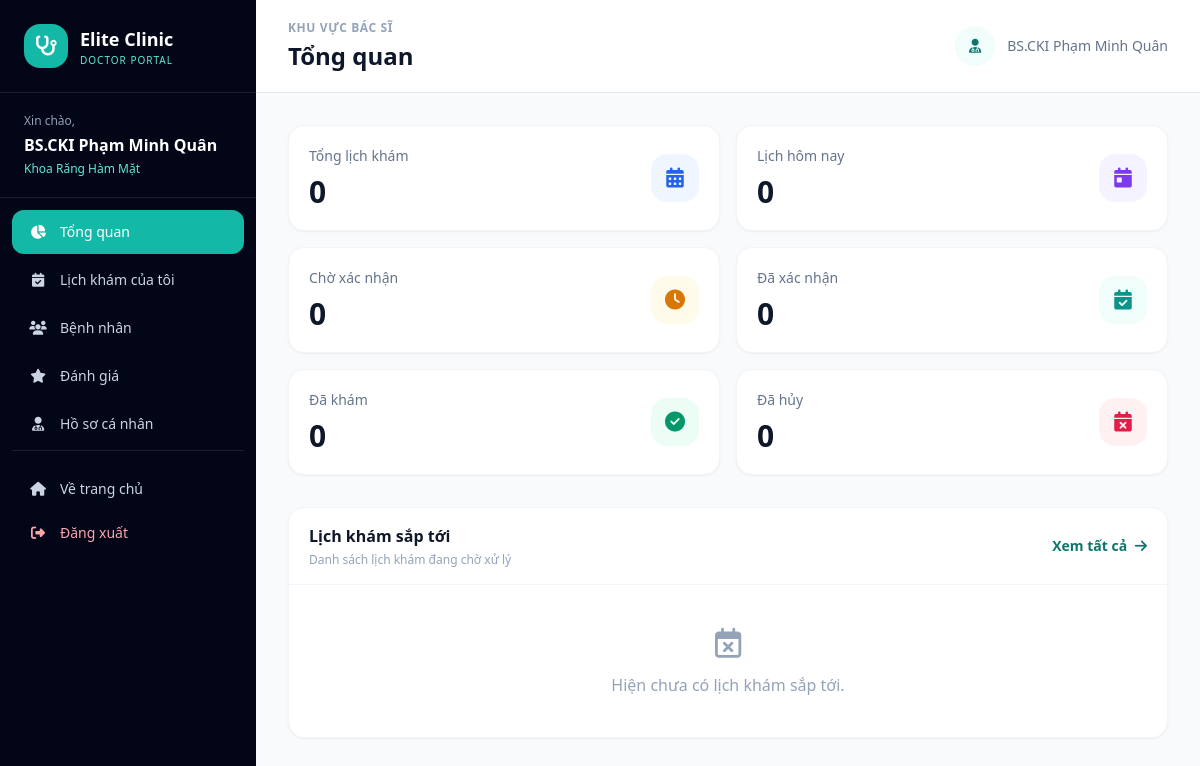
The page /index.php?act=bac-si-dashboard (signed in) on the database its author committed.
### tables this page shows
CREATE TABLE bac_si (
    ma_bac_si INT AUTO_INCREMENT PRIMARY KEY,
    ma_nguoi_dung INT NOT NULL UNIQUE,
    ma_chuyen_khoa INT NOT NULL,
    ten_bac_si VARCHAR(100) NOT NULL,
    bang_cap VARCHAR(150) NULL,
    so_nam_kinh_nghiem INT NOT NULL DEFAULT 0,
    gioi_thieu TEXT NULL,
    phi_kham DECIMAL(12,2) NOT NULL DEFAULT 0,
    hinh_anh VARCHAR(255) NULL,
    ngay_tao TIMESTAMP DEFAULT CURRENT_TIMESTAMP,

    CONSTRAINT fk_bac_si_nguoi_dung
        FOREIGN KEY (ma_nguoi_dung) REFERENCES nguoi_dung(ma_nguoi_dung)
        ON UPDATE CASCADE ON DELETE CASCADE,

    CONSTRAINT fk_bac_si_chuyen_khoa
        FOREIGN KEY (ma_chuyen_khoa) REFERENCES chuyen_khoa(ma_chuyen_khoa)
        ON UPDATE CASCADE ON DELETE RESTRICT
);

CREATE TABLE chuyen_khoa (
    ma_chuyen_khoa INT AUTO_INCREMENT PRIMARY KEY,
    ten_chuyen_khoa VARCHAR(100) NOT NULL UNIQUE,
    mo_ta TEXT NULL,
    hinh_anh VARCHAR(255) NULL,
    ngay_tao TIMESTAMP DEFAULT CURRENT_TIMESTAMP
);

### controllers/BacSiController.php (called while the page is built, shortened)
<?php
require_once __DIR__ . '/../config/Database.php';
require_once __DIR__ . '/../models/BacSiQuanLy.php';
class BacSiController
{
    public function __construct()
    {
        $this->maNguoiDung = (int)(
            $_SESSION['user']['ma_nguoi_dung']
            ?? $_SESSION['ma_nguoi_dung']
            ?? 0
        );
        $database = new Database();
        $this->db = $database->getConnection();
        $this->model = new BacSiQuanLy($this->db);
        $doctor = $this->model->getDoctorByUserId(
            $this->maNguoiDung
        );
    }
    private function render(
        string $view,
        string $title,
        string $active,
        array $data = []
    ): void {
        extract($data, EXTR_SKIP);
        $pageTitle = $title;
        $activeMenu = $active;
        $layoutFile = __DIR__ . '/../views/layout_bac_si.php';
        require $layoutFile;
    }
    public function dashboard(): void
    {
        $this->render(
            'dashboard_bac_si',
            'Tổng quan',
            'dashboard',
            compact('stats', 'lichSapToi')
        );
    }
}

### models/BacSiQuanLy.php (called while the page is built, shortened)
<?php
class BacSiQuanLy {
    private PDO $db;
    public function __construct(PDO $db) {
        $this->db = $db;
    }
    public function getDoctorByUserId(int $maNguoiDung): ?array {
        $sql = "SELECT bs.*, nd.ho_ten, nd.email, nd.so_dien_thoai,
                       nd.gioi_tinh, nd.ngay_sinh, nd.dia_chi,
                       ck.ten_chuyen_khoa
                FROM bac_si bs
                INNER JOIN nguoi_dung nd
                    ON nd.ma_nguoi_dung = bs.ma_nguoi_dung
                LEFT JOIN chuyen_khoa ck
                    ON ck.ma_chuyen_khoa = bs.ma_chuyen_khoa
                WHERE bs.ma_nguoi_dung = :id
                LIMIT 1";
        $stmt = $this->db->prepare($sql);
        $stmt->execute([':id' => $maNguoiDung]);
        $row = $stmt->fetch(PDO::FETCH_ASSOC);
        return $row ?: null;
    }
}

### config/Database.php (called while the page is built)
<?php
class Database {
    private $host = "127.0.0.1";
    private $db_name = "quanlyphongkham";
    private $username = "root";
    private $password = "";
    private $port = "3307";
    public function getConnection(): PDO {
        $dsn = "mysql:host={$this->host};port={$this->port};dbname={$this->db_name};charset=utf8mb4";
        try {
            $conn = new PDO($dsn, $this->username, $this->password, [
                PDO::ATTR_ERRMODE => PDO::ERRMODE_EXCEPTION,
                PDO::ATTR_DEFAULT_FETCH_MODE => PDO::FETCH_ASSOC,
                PDO::ATTR_EMULATE_PREPARES => false
            ]);
            return $conn;
        } catch (PDOException $e) {
            throw new RuntimeException(
                "Không thể kết nối cơ sở dữ liệu: " . $e->getMessage(),
                0,
                $e
            );
        }
    }
}

### views/layout_bac_si.php (the view, shortened to what this page needs)
<?php
if (!function_exists('bs_e')) {
    function bs_e($value): string
    {
        return htmlspecialchars(
            (string)($value ?? ''),
            ENT_QUOTES,
            'UTF-8'
        );
    }
}
$doctorSession = $_SESSION['bac_si'] ?? [];
$doctorName = $doctorSession['ten_bac_si']
    ?? ($_SESSION['user']['ho_ten'] ?? 'Bác sĩ');
?>
<!DOCTYPE html>
<html lang="vi">
<head>
    <script src="https://cdn.tailwindcss.com"></script>
    <link rel="stylesheet"
          href="https://cdnjs.cloudflare.com/ajax/libs/font-awesome/6.5.0/css/all.min.css">
</head>
<body class="bg-slate-50 text-slate-800">
<div class="min-h-screen md:flex">
    <aside class="w-full md:w-64 bg-slate-950 text-white md:min-h-screen flex-shrink-0">
        <div class="px-6 py-6 border-b border-white/10">
            <a href="index.php?act=bac-si-dashboard"
               class="flex items-center gap-3">
                <div class="w-11 h-11 rounded-2xl bg-teal-500 flex items-center justify-center text-xl">
                    <i class="fa-solid fa-stethoscope"></i>
                </div>
                <div>
                    <h2 class="font-bold text-lg">Elite Clinic</h2>
                    <p class="text-teal-300 text-[10px] uppercase tracking-widest">
                        Doctor Portal
                    </p>
                </div>
            </a>
        </div>
        <div class="px-6 py-5 border-b border-white/10">
            <p class="text-xs text-slate-400">
                Xin chào,
            </p>
            <p class="font-bold mt-1">
                <?= bs_e($doctorName) ?>
            </p>
            <p class="text-xs text-teal-300 mt-1">
                <?= bs_e($doctorSession['ten_chuyen_khoa'] ?? 'Bác sĩ') ?>
            </p>
        </div>
        <nav class="p-3 space-y-1 text-sm">
            <?php
            $menus = [
                [
                    'dashboard',
                    'bac-si-dashboard',
                    'Tổng quan',
                    'fa-chart-pie'
                ],
                [
                    'lich-kham',
                    'bac-si-lich-kham',
                    'Lịch khám của tôi',
                    'fa-calendar-check'
                ],
                [
                    'benh-nhan',
                    'bac-si-benh-nhan',
                    'Bệnh nhân',
                    'fa-users'
                ],
                [
                    'danh-gia',
                    'bac-si-danh-gia',
                    'Đánh giá',
                    'fa-star'
                ],
                [
                    'ho-so',
                    'bac-si-ho-so',
                    'Hồ sơ cá nhân',
                    'fa-user-doctor'
                ]
            ];
            foreach ($menus as $menu):
                $isActive = $activeMenu === $menu[0];
            ?>
                <a href="index.php?act=<?= bs_e($menu[1]) ?>"
                   class="flex items-center gap-3 px-4 py-3 rounded-xl transition
                   <?= $isActive
                       ? 'bg-teal-500 text-white'
                       : 'text-slate-300 hover:bg-white/10 hover:text-white' ?>">
                    <i class="fa-solid <?= bs_e($menu[3]) ?> w-5 text-center"></i>
                    <span><?= bs_e($menu[2]) ?></span>
                </a>
            <?php endforeach; ?>
            <div class="pt-4 mt-4 border-t border-white/10">
                <a href="index.php?act=home"
                   class="flex items-center gap-3 px-4 py-3 rounded-xl text-slate-300 hover:bg-white/10">
                    <i class="fa-solid fa-house w-5 text-center"></i>
                    <span>Về trang chủ</span>
                </a>
                <a href="index.php?act=logout"
                   class="flex items-center gap-3 px-4 py-3 rounded-xl text-rose-300 hover:bg-rose-500/10">
                    <i class="fa-solid fa-right-from-bracket w-5 text-center"></i>
                    <span>Đăng xuất</span>
                </a>
            </div>
        </nav>
    </aside>
    <main class="flex-1 min-w-0">
        <header class="bg-white border-b border-slate-200 px-5 md:px-8 py-5 flex items-center justify-between">
            <div>
                <p class="text-xs text-slate-400 font-semibold uppercase tracking-wider">
                    Khu vực bác sĩ
                </p>
                <h1 class="text-xl md:text-2xl font-extrabold text-slate-900 mt-1">
                    <?= bs_e($pageTitle) ?>
                </h1>
            </div>
            <div class="hidden sm:flex items-center gap-3 text-sm text-slate-500">
                <span class="w-10 h-10 rounded-full bg-teal-50 text-teal-700 flex items-center justify-center">
                    <i class="fa-solid fa-user-doctor"></i>
                </span>
                <span><?= bs_e($doctorName) ?></span>
            </div>
        </header>
        <div class="p-5 md:p-8 max-w-7xl mx-auto">
        </div>
    </main>
</div>
</body>
</html>

### rows shown on the page
bac_si: ten_bac_si "BS.CKI Phạm Minh Quân", ma_chuyen_khoa.ten_chuyen_khoa "Khoa Răng Hàm Mặt"

### other values the page prints
bs_e($menu[2]) "Tổng quan"
bs_e($menu[2]) "Lịch khám của tôi"
bs_e($menu[2]) "Bệnh nhân"
bs_e($menu[2]) "Đánh giá"
bs_e($menu[2]) "Hồ sơ cá nhân"
bs_e($pageTitle) "Tổng quan"
$card[0] "Tổng lịch khám"
$card[1] "0"
$card[0] "Lịch hôm nay"
$card[0] "Chờ xác nhận"
$card[0] "Đã xác nhận"
$card[0] "Đã khám"
$card[0] "Đã hủy"
